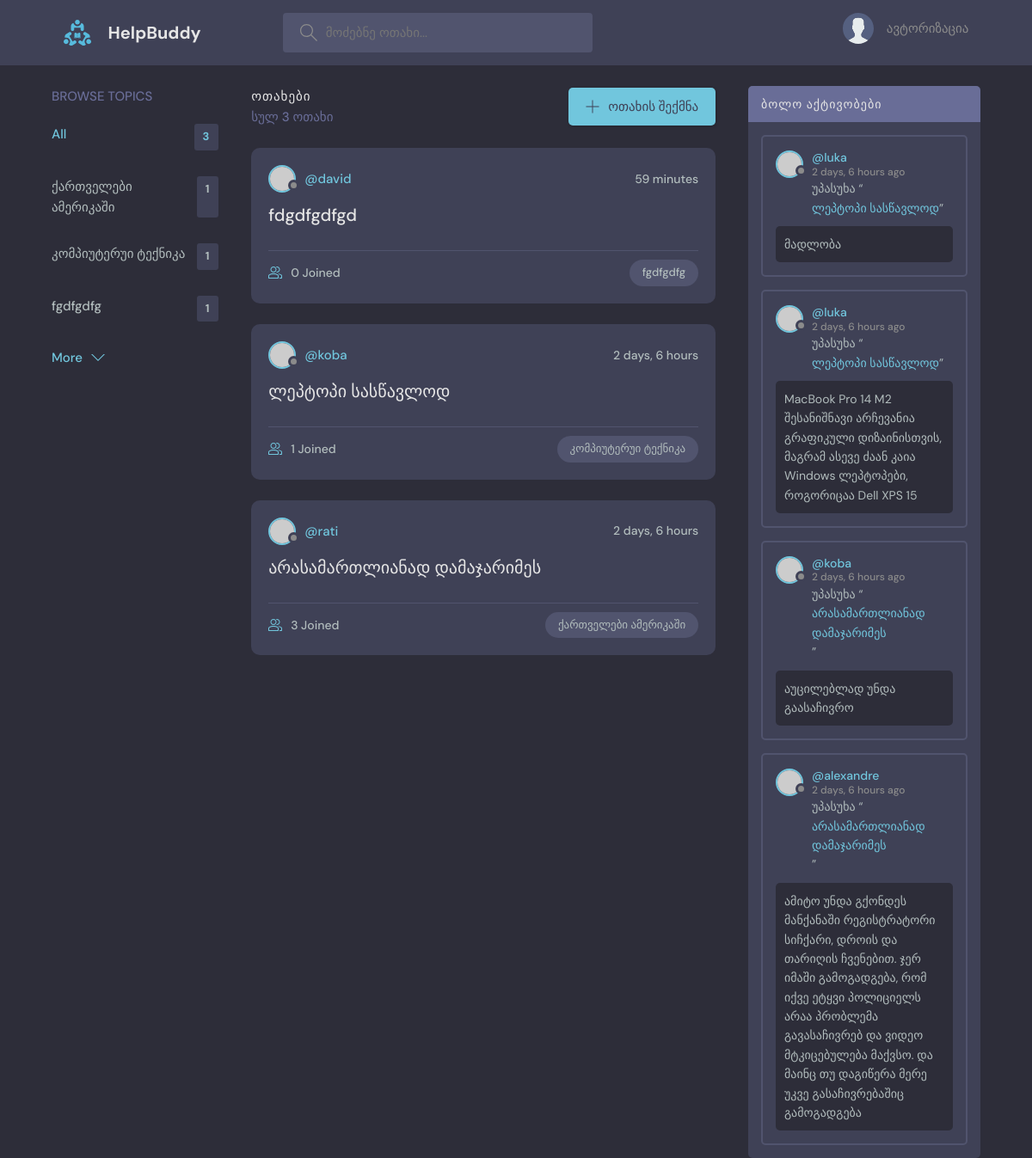
The page / on the database its author committed.
### base/models.py (models this page shows, shortened)
class Topic(models.Model):
    name = models.CharField(max_length=200)

class Room(models.Model):
    host = models.ForeignKey(User, on_delete=models.SET_NULL, null=True)
    topic = models.ForeignKey(
        Topic, on_delete=models.SET_NULL, null=True)  # Topic CLASS-ი
    name = models.CharField(max_length=200)
    description = models.TextField(null=True, blank=True)
    participants = models.ManyToManyField(
        User, related_name='participants', blank=True)
    updated = models.DateTimeField(auto_now=True)  # ინახავს დროს ყოველ ჯერზე
    created = models.DateTimeField(auto_now_add=True)
    class Meta:
        ordering = ['-updated', '-created']
    def __str__(self):
        return self.name

class Message(models.Model):
    user = models.ForeignKey(User, on_delete=models.CASCADE)
    room = models.ForeignKey(Room, on_delete=models.CASCADE)
    body = models.TextField()
    updated = models.DateTimeField(auto_now=True)
    created = models.DateTimeField(auto_now_add=True)
    class Meta:
        ordering = ['-updated', '-created']

### base/views.py (the view)
# urls.py: path('', views.home, name='home'),
def home(request):
    q = request.GET.get('q') if request.GET.get('q') != None else ''
    rooms = Room.objects.filter(
        Q(topic__name__icontains=q) |
        Q(name__icontains=q) |
        Q(description__icontains=q)
    )  # მოდელი
    topics = Topic.objects.all()[0:5]
    room_count = rooms.count()
    room_messages = Message.objects.all().filter(Q(room__topic__name__icontains=q))
    context = {'rooms': rooms, 'topics': topics,
               'room_count': room_count, 'room_messages': room_messages}
    return render(request, 'base/home.html', context)

### base/templates/base/home.html (shortened to what this page needs)
{% extends "main.html" %}
{% block content %}
<main class="layout layout--3">
  <div class="container">
    {% include 'base/components/topics_component.html' %}
    <div class="roomList">
      <div class="roomList__header">
        <div>
          <h2>ოთახები</h2>
          <p>სულ {{room_count}} ოთახი</p>
        </div>
        <a class="btn btn--main" href="{% url 'create-room' %}">
          <svg
            version="1.1"
            xmlns="http://www.w3.org/2000/svg"
            width="32"
            height="32"
            viewBox="0 0 32 32"
          >
            <title>add</title>
            <path
              d="M16.943 0.943h-1.885v14.115h-14.115v1.885h14.115v14.115h1.885v-14.115h14.115v-1.885h-14.115v-14.115z"
            ></path>
          </svg>
          ოთახის შექმნა
        </a>
      </div>
      {% include 'base/components/feed_component.html' %}
    </div>
    {% include 'base/components/activity_component.html' %}
  </div>
</main>
{% endblock content %}

### base/templates/base/components/topics_component.html
<div class="topics">
  <div class="topics__header">
    <h2>Browse Topics</h2>
  </div>
  <ul class="topics__list">
    <li>
      <a href="{% url 'home' %}" class="active"
        >All <span>{{topics.count}}</span></a
      >
    </li>
    {% for topic in topics %}
    <li>
      <a href="{% url 'home' %}?q={{topic.name}}"
        >{{topic.name}} <span>{{topic.room_set.all.count}}</span></a
      >
    </li>
    {% endfor %}
  </ul>
  <a class="btn btn--link" href="{% url 'topics' %}">
    More
    <svg
      version="1.1"
      xmlns="http://www.w3.org/2000/svg"
      width="32"
      height="32"
      viewBox="0 0 32 32"
    >
      <title>chevron-down</title>
      <path d="M16 21l-13-13h-3l16 16 16-16h-3l-13 13z"></path>
    </svg>
  </a>
</div>

### base/templates/base/components/feed_component.html (shortened to what this page needs)
{% for room in rooms %}
<div class="roomListRoom">
  <div class="roomListRoom__header">
    <a
      href="{% url 'user-profile' room.host.id %}"
      class="roomListRoom__author"
    >
      <div class="avatar avatar--small">
        <img
          src="https://randomuser.me/api/portraits/men/97.jpg"
          alt="profile_image"
        />
      </div>
      <span>@{{room.host.username}}</span>
    </a>
    <div class="roomListRoom__actions">
      <span>{{room.created|timesince}}</span>
    </div>
  </div>
  <div class="roomListRoom__content">
    <a href="{% url 'room' room.id %}">{{room.name}}</a>
  </div>
  <div class="roomListRoom__meta">
    <a href="{% url 'room' room.id %}" class="roomListRoom__joined">
      {{room.participants.all.count}} Joined
    </a>
    <p class="roomListRoom__topic">{{room.topic.name}}</p>
  </div>
</div>
{% endfor %}

### base/templates/base/components/activity_component.html (shortened to what this page needs)
<div class="activities">
  <div class="activities__header">
    <h2>ბოლო აქტივობები</h2>
  </div>
  {% for message in room_messages %}
  <div class="activities__box">
    <div class="activities__boxHeader roomListRoom__header">
      <a
        href="{% url 'user-profile' message.user.id %}"
        class="roomListRoom__author"
      >
        <div class="avatar avatar--small">
          <img
            src="https://randomuser.me/api/portraits/men/97.jpg"
            alt="profile_image"
          />
        </div>
        <p>
          @{{message.user}}
          <span>{{message.created|timesince}} ago</span>
        </p>
      </a>
    </div>
    <div class="activities__boxContent">
      <p>
        უპასუხა “<a href="{% url 'room' message.room.id %}">{{message.room}}</a
        >”
      </p>
      <div class="activities__boxRoomContent">{{message.body}}</div>
    </div>
  </div>
  {% endfor %}
</div>

### rows shown on the page
Topic: name "ქართველები ამერიკაში", room_set.all.count "1"
Topic: name "კომპიუტერუი ტექნიკა", room_set.all.count "1"
Topic: name "fgdfgdfg", room_set.all.count "1"
Room: host.username "david", created "59 minutes", name "fdgdfgdfgd", participants.all.count "0", topic.name "fgdfgdfg"
Room: host.username "koba", created "2 days, 6 hours", name "ლეპტოპი სასწავლოდ", participants.all.count "1", topic.name "კომპიუტერუი ტექნიკა"
Room: host.username "rati", created "2 days, 6 hours", name "არასამართლიანად დამაჯარიმეს", participants.all.count "3", topic.name "ქართველები ამერიკაში"
Message: user "luka", created "2 days, 6 hours", room "ლეპტოპი სასწავლოდ", body "მადლობა"
Message: user "luka", created "2 days, 6 hours", room "ლეპტოპი სასწავლოდ", body "MacBook Pro 14 M2 შესანიშნავი არჩევანია გრაფიკული დიზაინისთვის, მაგრამ ასევე ძაან კაია Windows ლეპტოპები, როგორიცაა Dell XPS 15"
Message: user "koba", created "2 days, 6 hours", room "არასამართლიანად დამაჯარიმეს", body "აუცილებლად უნდა გაასაჩივრო"
Message: user "alexandre", created "2 days, 6 hours", room "არასამართლიანად დამაჯარიმეს", body "ამიტო უნდა გქონდეს მანქანაში რეგისტრატორი სიჩქარი, დროის და თარიღის ჩვენებით. ჯერ იმაში გამოგადგება, რომ იქვე ეტყვი პოლიციელს არაა პრობლემა გავასაჩივრებ და ვიდეო მტკიცებულება მაქვსო. და მაინც თუ დაგიწერა მერე უკვე გასაჩივრებაშიც გამოგადგება"

### other values the page prints
{{ topics.count }} "3"
{{ room_count }} "3"
